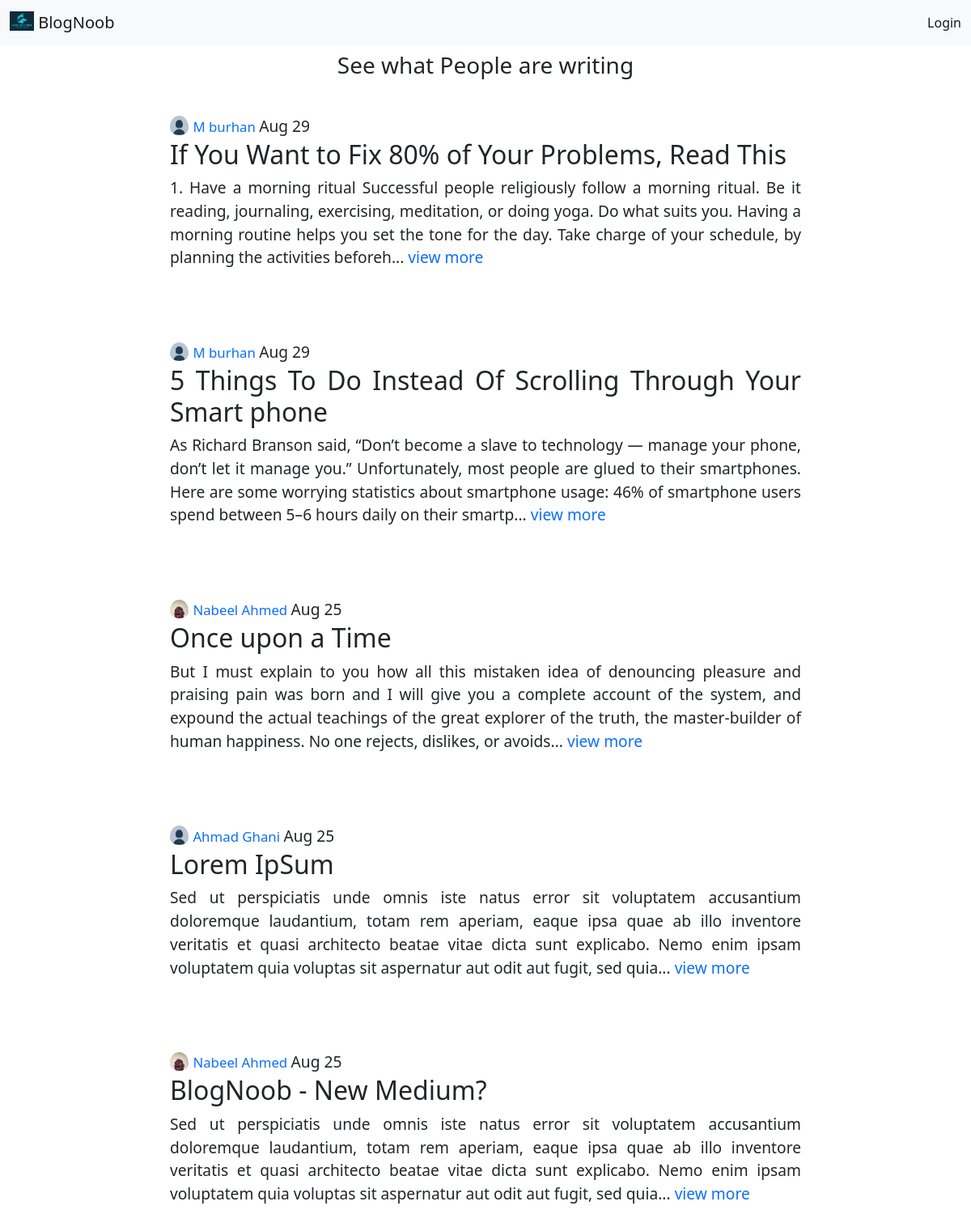
The page / on the database its author committed.
### base/models.py (models this page shows, shortened)
class Blog(models.Model):
    title = models.CharField(max_length=200, null=False)
    author = models.ForeignKey(User, on_delete=models.CASCADE, null=True)
    topic = models.ForeignKey(Topic, on_delete=models.SET_NULL, null=True)
    body = models.TextField()
    updated = models.DateTimeField(auto_now=True)
    created = models.DateTimeField(auto_now_add=True)
    def __str__(self) -> str:
        return self.body[0:300]
    class Meta:
        ordering = ['-created', '-updated']

class Profile(models.Model):
    full_name = models.CharField(max_length=200, null=True)
    bio = models.TextField()
    user = models.OneToOneField(User, on_delete=models.CASCADE)
    avatar = models.ImageField(upload_to='avatar/', default='avatar/default.jpg',null=True)

### base/views.py (the view)
# urls.py: path("", views.home, name='home'),
def home(request):
    blogs = Blog.objects.all()
    context = {
        'blogs' : blogs
    }
    return render(request, 'base/home.html', context)

### base/models.py (called while the page is built)
    def __str__(self) -> str:
        return self.name

### base/templates/base/home.html (shortened to what this page needs)
{% extends 'main.html' %} {% block content %}
<div id='feed'>
    <h3>See what People are writing</div>
    {% include 'base/blog_component.html' %}
{% endblock content %}

### base/templates/base/blog_component.html (shortened to what this page needs)
{% for blog in blogs %}
<div class="container blog-container">
    <img
        class="blog-profile"
        src="{{ blog.author.profile.avatar.url }}"
        alt="profile-img"
    />
    <small>
        <a href="{% url 'user-profile' blog.author.id %}"
            >{{blog.author.profile.full_name}}</a
        >
    </small>
    <span>{{blog.created| date:"M j"}}</span>
    <h2>{{blog.title}}</h2>
    <p>{{blog}}... <a href="{% url 'blog' blog.id %}">view more</a></p>
</div>
{% endfor %}

### static/css/styles.css (style rules this page uses)
body { line-height: 1.5; }
#feed { text-align: center; }
.blog-container { padding: 3% 15%; text-align: justify; font-size: 1.2rem; line-height: 1.5; }
.blog-profile { border-radius: 50%; width: 3%; padding-bottom: 5px; }
a { text-decoration: none; }

### rows shown on the page
Blog: author.profile.avatar (placeholder picture), author.profile.full_name "M burhan", created "Aug 29", title "If You Want to Fix 80% of Your Problems, Read This", body "1. Have a morning ritual Successful people religiously follow a morning ritual. Be it reading, journaling, exercising, meditation, or doing yoga. Do what suits you. Having a morning routine helps you set the tone for the day. Take charge of your schedule, by planning the activities beforeh"
Blog: author.profile.avatar (placeholder picture), author.profile.full_name "M burhan", created "Aug 29", title "5 Things To Do Instead Of Scrolling Through Your Smart phone", body "As Richard Branson said, “Don’t become a slave to technology — manage your phone, don’t let it manage you.” Unfortunately, most people are glued to their smartphones. Here are some worrying statistics about smartphone usage: 46% of smartphone users spend between 5–6 hours daily on their smartp"
Blog: author.profile.avatar (picture), author.profile.full_name "Nabeel Ahmed", created "Aug 25", title "Once upon a Time", body "But I must explain to you how all this mistaken idea of denouncing pleasure and praising pain was born and I will give you a complete account of the system, and expound the actual teachings of the great explorer of the truth, the master-builder of human happiness. No one rejects, dislikes, or avoids"
Blog: author.profile.avatar (placeholder picture), author.profile.full_name "Ahmad Ghani", created "Aug 25", title "Lorem IpSum", body "Sed ut perspiciatis unde omnis iste natus error sit voluptatem accusantium doloremque laudantium, totam rem aperiam, eaque ipsa quae ab illo inventore veritatis et quasi architecto beatae vitae dicta sunt explicabo. Nemo enim ipsam voluptatem quia voluptas sit aspernatur aut odit aut fugit, sed quia"
Blog: author.profile.avatar (picture), author.profile.full_name "Nabeel Ahmed", created "Aug 25", title "BlogNoob - New Medium?", body "Sed ut perspiciatis unde omnis iste natus error sit voluptatem accusantium doloremque laudantium, totam rem aperiam, eaque ipsa quae ab illo inventore veritatis et quasi architecto beatae vitae dicta sunt explicabo. Nemo enim ipsam voluptatem quia voluptas sit aspernatur aut odit aut fugit, sed quia"
